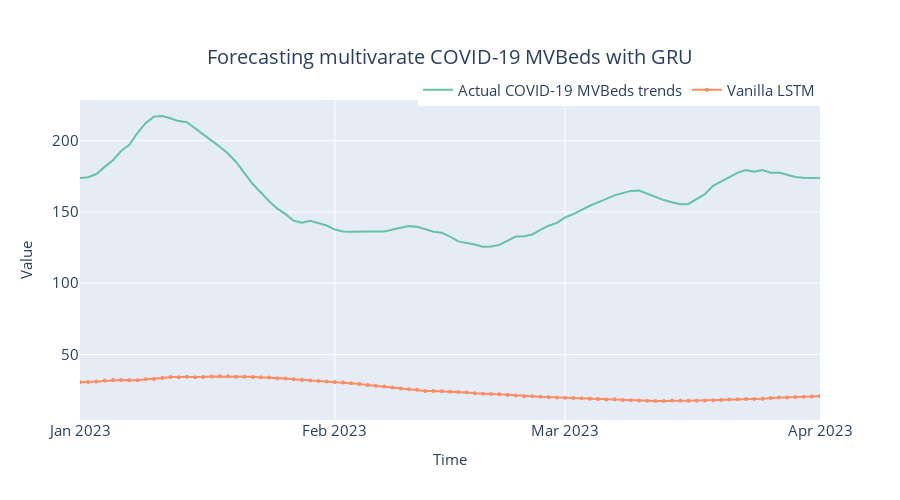

Source (notebook cell):
### Code cell
# Generate the forecast plot

fig = plot_forecast(
    pred_df,
    forecast_columns=["Vanilla LSTM"],
    forecast_display_names=["Vanilla LSTM"],
)

# Set the title of the plot
title = f"Forecasting multivarate COVID-19 MVBeds with {algorithm_name}"
fig = format_plot(fig, title=title)

# Update the x-axis of the plot
fig.update_xaxes(
    type="date", range=["2023-01-01", "2023-04-01"], dtick="M1", tickformat="%b %Y"
)

# Show the plot
fig.show()

### Figure 1 — Plotly figure (JSON) as saved in the notebook; plotly's stock layout.template omitted (floating-point values rounded to 4 significant figures; data arrays with more than 128 entries replaced by an {"elided": "..."} marker saying what was removed)
{"data": [{"line": {"color": "rgb(102,194,165)", "width": 2}, "marker": {"opacity": 0.5, "size": 6}, "mode": "lines", "name": "Actual COVID-19 MVBeds trends", "type": "scatter", "x": {"elided": "170 str values"}, "y": {"elided": "170 float values"}}, {"line": {"color": "rgb(252,141,98)", "width": 2}, "marker": {"size": 4}, "mode": "lines+markers", "name": "Vanilla LSTM", "type": "scatter", "x": {"elided": "170 str values"}, "y": {"elided": "170 float values"}}], "layout": {"autosize": false, "height": 500, "legend": {"font": {"size": 15}, "orientation": "h", "title": {}, "x": 1, "xanchor": "right", "y": 0.98, "yanchor": "bottom"}, "title": {"font": {"size": 20}, "text": "Forecasting multivarate COVID-19 MVBeds with GRU", "x": 0.5, "xanchor": "center", "yanchor": "top"}, "width": 900, "xaxis": {"dtick": "M1", "range": ["2023-01-01", "2023-04-01"], "tickfont": {"size": 15}, "tickformat": "%b %Y", "title": {"font": {"size": 15}, "text": "Time"}, "type": "date"}, "yaxis": {"tickfont": {"size": 15}, "title": {"font": {"size": 15}, "text": "Value"}}}}
